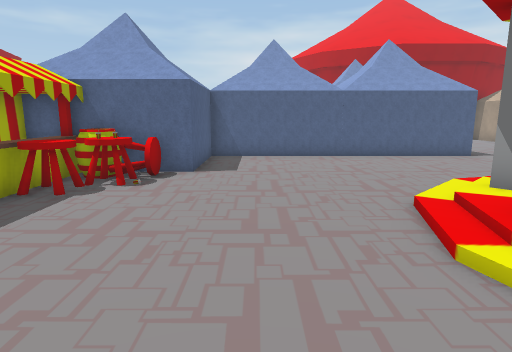
[1] (above)

24 first-person views from a walk through a scene from a Unity 3-D project. The camera is 1.5 m above the floor, tilts 10° down and sees 75° across. The floor is counted in squares, 1 m on a side. Each view is taken from the middle of a square. On the plan, view 1 faces up. The plan holds only what a view shows up to about 15 squares ahead; the rest is blank. The place goes on beyond the plan. The player character is not drawn. Some animated figures are left out. Some surface patterns are stand-ins.

[2]
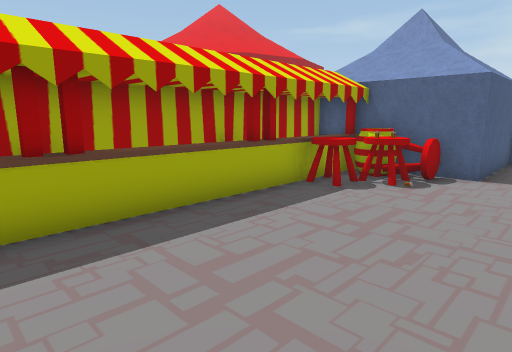

[3]
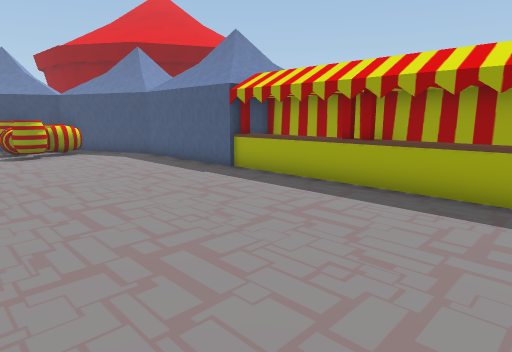

[4]
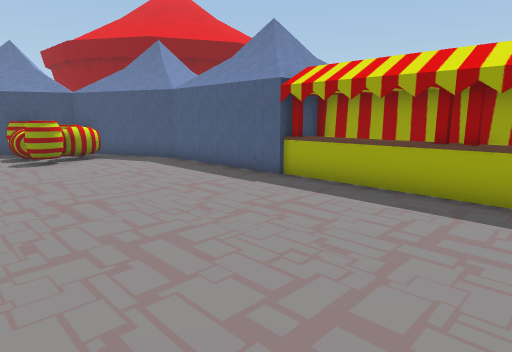

[5]
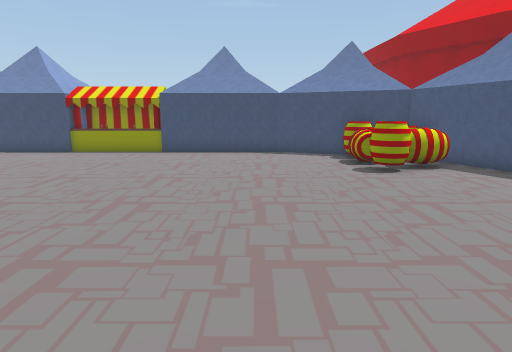

[6]
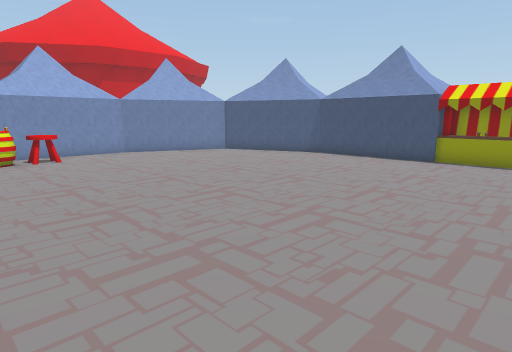

[7]
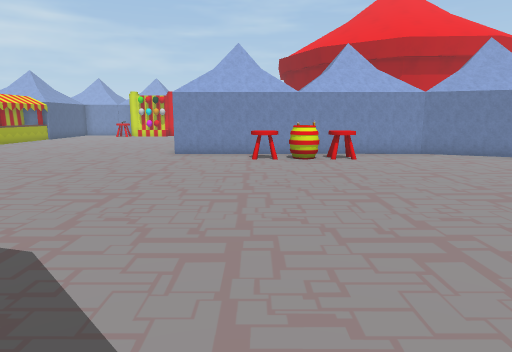

[8]
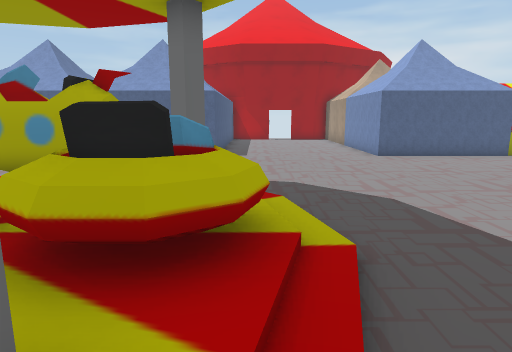

[9]
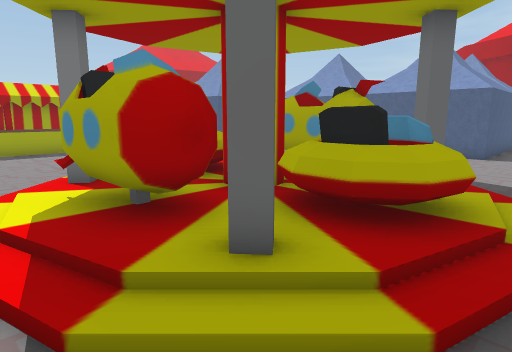

[10]
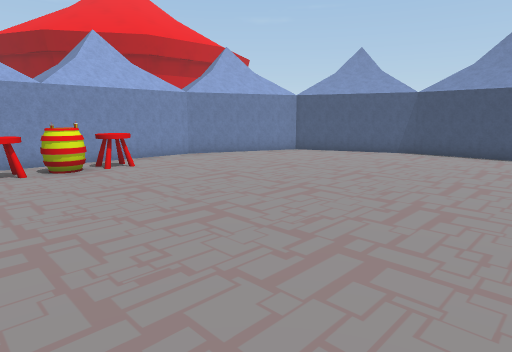

[11]
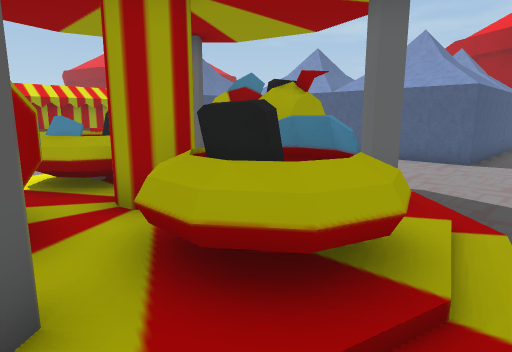

[12]
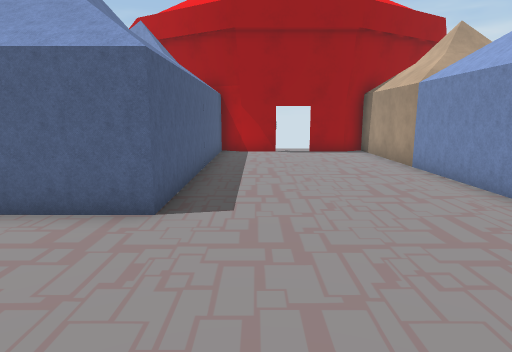

[13]
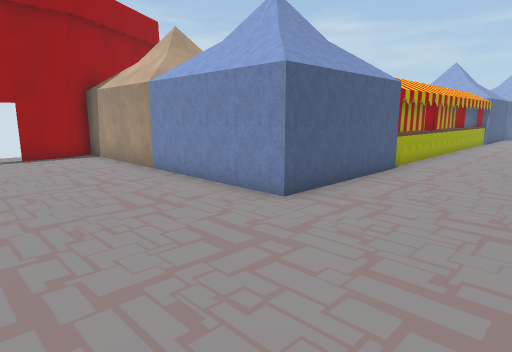

[14]
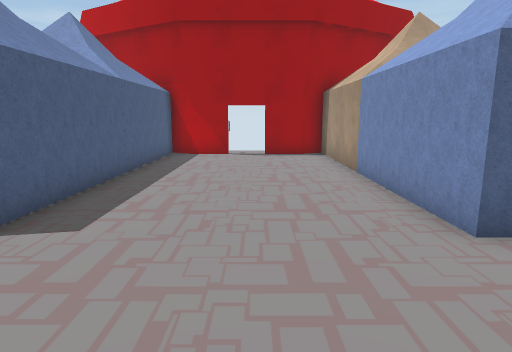

[15]
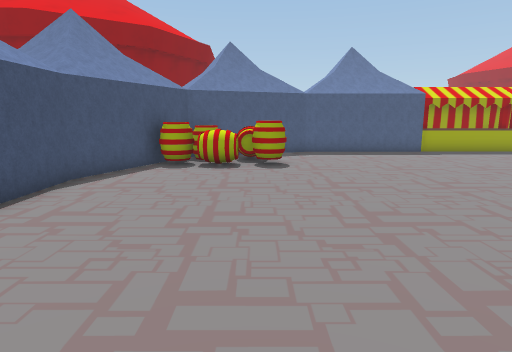

[16]
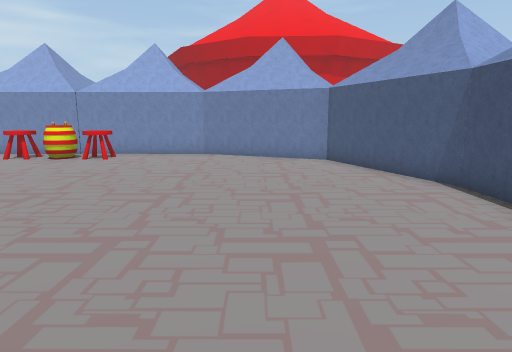

[17]
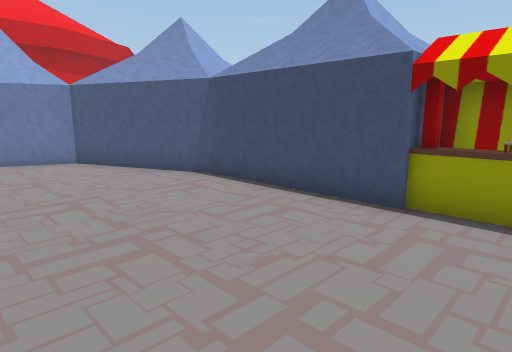

[18]
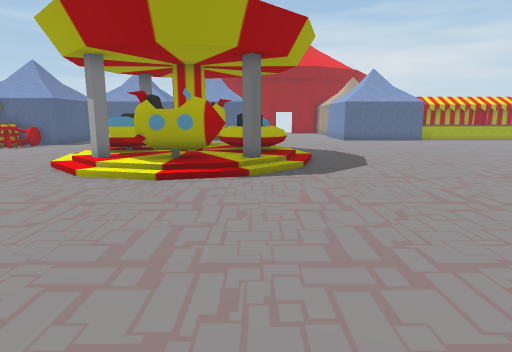

[19]
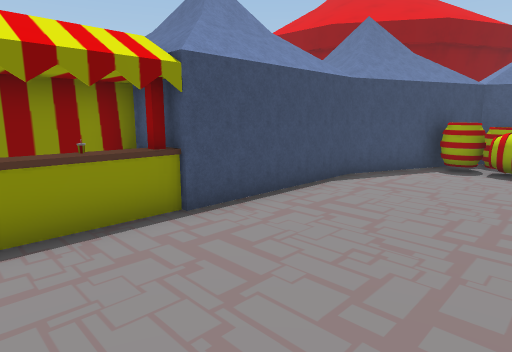

[20]
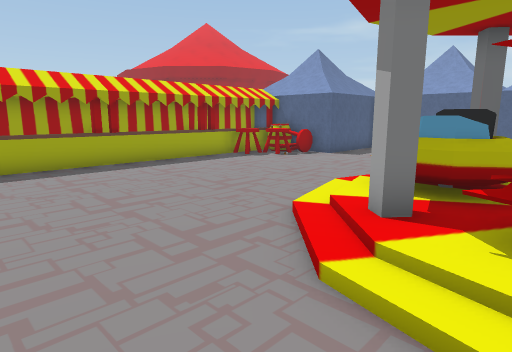

[21]
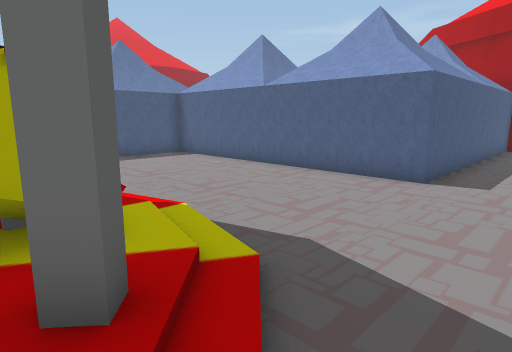

[22]
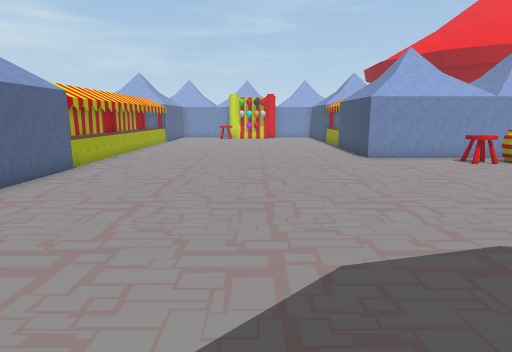

[23]
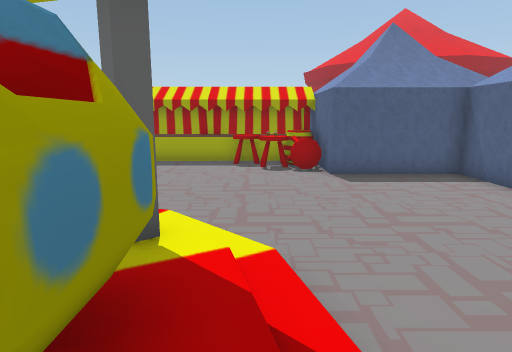

[24]
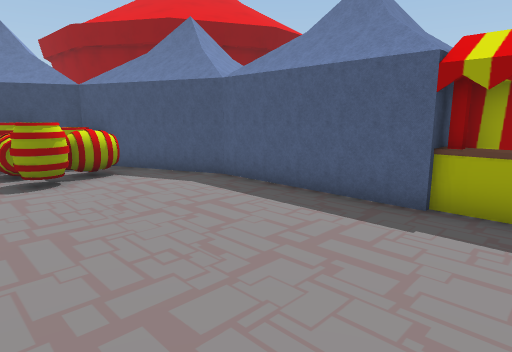

### Floor plan
Key: @ floor where view 1 was taken; # wall or solid block; . main floor; : floor 0.25 m higher than the main floor; / step, stairs or slope; = window, fence, low wall or low ledge; ^ raised ledge; T tent; B barrel; O other object.
Columns run from 6 left of view 1 to 24 right of it. Each row starts with its distance up from view 1.
 23               T## O###
 22              TT      O
 21             TTT      O
 20            TTTT      O
 19              TT      #
 18               T      O
 17              TT      TT
 16        TT  TTTT      TTT
 15       TTTTTTTTT      TTTT
 14     TTTTTTTTTTT      TTTTT  ###
 13     TTTTTTTTTTT      TTTTT#===#
 12     T
 11     T
 10     T
  9 TTBTT           . .
  8 OOBO       .... .
  7 OOOO      //////.
  6 OOO      //#####/
  5 OO      ./:#####/.
  4 OO      .==#####=/
  3 OO      /=#^####=/
  2 OO      ./==###=/...         TT
  1 OO       /######/...         TT
  0 OO    @  .//##//....         TT
 -1 OO     .  ..///. ...       ^.TT
 -2 OO                         BBTT
 -3 TT          .              BBTT
 -4 OT                         OOTT
 -5 OT                         O TT
 -6 OT                           TT
 -7 OT                           TT
 -8  T                           T
 -9 TTT  BB        .            TTT
-10 TTTBBB         ..           TTT
-11 TTOBBBB                     TTT
-12  TOBBBB                    TOTT
-13 TTTTTB                   TTT TT
-14     TOTT               TTOO
-15     TOOOTTTTTTOOOTTTTTTTOOO
-16     TTTT TTTTTOOOTTTTT TTTT
-17      TT   TTT     TTT   TT

Positions as (right, up) in squares from view 1, and headings:
1: (0, 0), facing up
2: (0, 0), facing up-left
3: (2, 5), facing down-left
4: (2, 3), facing down-left
5: (3, 0), facing down
6: (7, -1), facing down-right
7: (9, -1), facing right
8: (10, 0), facing up
9: (11, -1), facing up-left
10: (11, 0), facing down-right
11: (11, 1), facing up-left
12: (10, 8), facing up
13: (10, 9), facing up-right
14: (12, 9), facing up
15: (10, -10), facing left
16: (9, -10), facing right
17: (9, -9), facing down-right
18: (9, -9), facing up
19: (10, -10), facing down-left
20: (6, -3), facing up-left
21: (11, 5), facing up-left
22: (9, 7), facing right
23: (8, 7), facing left
24: (1, -1), facing down-left
